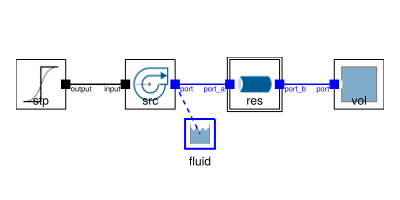

Here is the Julia script that generated this plot:
using ModelingToolkit
using ModelingToolkitDesigner

import ModelingToolkitStandardLibrary.Hydraulic.IsothermalCompressible as IC
import ModelingToolkitStandardLibrary.Blocks as B


@parameters t

@component function System(; name)

    pars = []

    systems = @named begin
        fluid = IC.HydraulicFluid(; density = 876, bulk_modulus = 1.2e9, viscosity = 0.034)

        stp = B.Step(; height = 10e5, start_time = 0.005)
        src = IC.InputSource(; p_int = 0)
        vol = IC.FixedVolume(; p_int = 0, vol = 10.0)
        res = IC.Pipe(5; p_int = 0, area = 0.01, length = 500.0)
    end

    eqs = [
        connect(stp.output, src.input)
        connect(src.port, res.port_a)
        connect(vol.port, res.port_b)
        connect(src.port, fluid)
    ]


    ODESystem(eqs, t, [], pars; name, systems)
end

@named sys = System()

path = joinpath(@__DIR__, "design") # folder where visualization info is saved and retrieved
design = ODESystemDesign(sys, path);
ModelingToolkitDesigner.view(design)

# using CairoMakie
# CairoMakie.set_theme!(Theme(;fontsize=12))
# fig = ModelingToolkitDesigner.view(design, false)
# save(joinpath(@__DIR__, "hydraulic.svg"), fig; resolution=(400,200))
